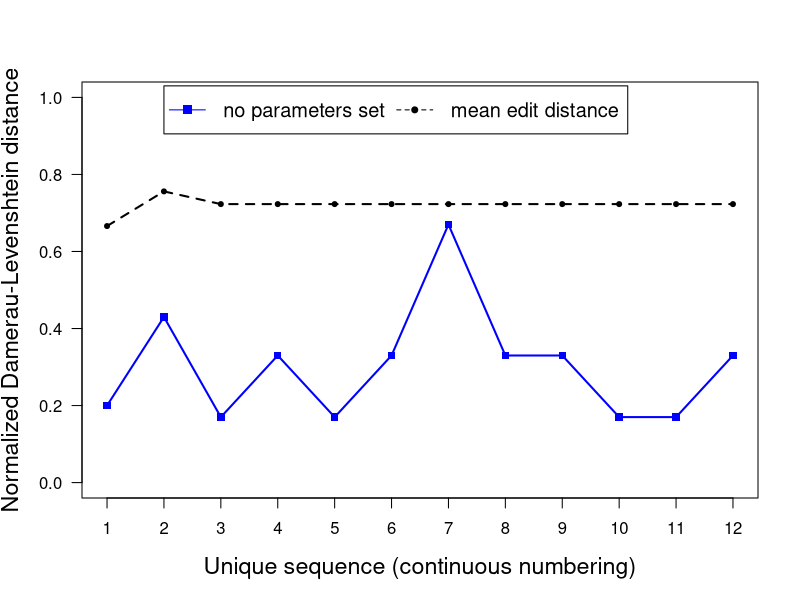

The R script that drew this image:
library(RColorBrewer)

# Define data (x: videos, y: fit of model, edit distance with Damerau-Levenshtein)
xdata <- c(1,2,3,4,5,6,7,8,9,10,11,12)
#model_ck <- c(0,0,0,0,0,0,0,0,0,0,0,0,0,0.17,0.17,0,0,0.17,0.17)
#k_set <- c(0.8,0.8,0,0.8,0.8,0.8,0.8,0.8,0.8,0.8,0.8,0,0.8,0.8,0.8,0.8,0.8,0.8,0.8)
c_set <- c(0.2,0.43,0.17,0.33,0.17,0.33,0.67,0.33,0.33,0.17,0.17,0.33)
no_params <- c(0.2,0.43,0.17,0.33,0.17,0.33,0.67,0.33,0.33,0.17,0.17,0.33)
avg <- c(0.666,0.756,0.723,0.723,0.723,0.723,0.723,0.723,0.723,0.723,0.723,0.723)

# Plot model, c set
plot(xdata, no_params, type='o', col='blue', pch=15, lty=1, ylim=c(0,1.0), lwd=2, 
     ylab='Normalized Damerau-Levenshtein distance',
     xlab='Unique sequence (continuous numbering)', las=1, xaxt='n', cex.lab=1.4)
axis(side=1, at=1:12, labels=xdata, cex.axis=1)

# Plot greedy without params
#points(xdata, no_params, col='blue', pch=18)
#lines(xdata, no_params, col='blue', lty=3, lwd=2)

# Plot avg/baseline
points(xdata, avg, col='black', pch=20)
lines(xdata, avg, col='black', lty=2, lwd=2)


# Plot legend in 3 columns
legend_order <- matrix(1:2, ncol=2, byrow=TRUE)

legend(2,1.03, c('no parameters set','mean edit distance')[legend_order], 
       col=c('blue','black')[legend_order], 
       pch=c(15,20)[legend_order], lty=c(1,2)[legend_order], ncol=2, cex=1.2)
